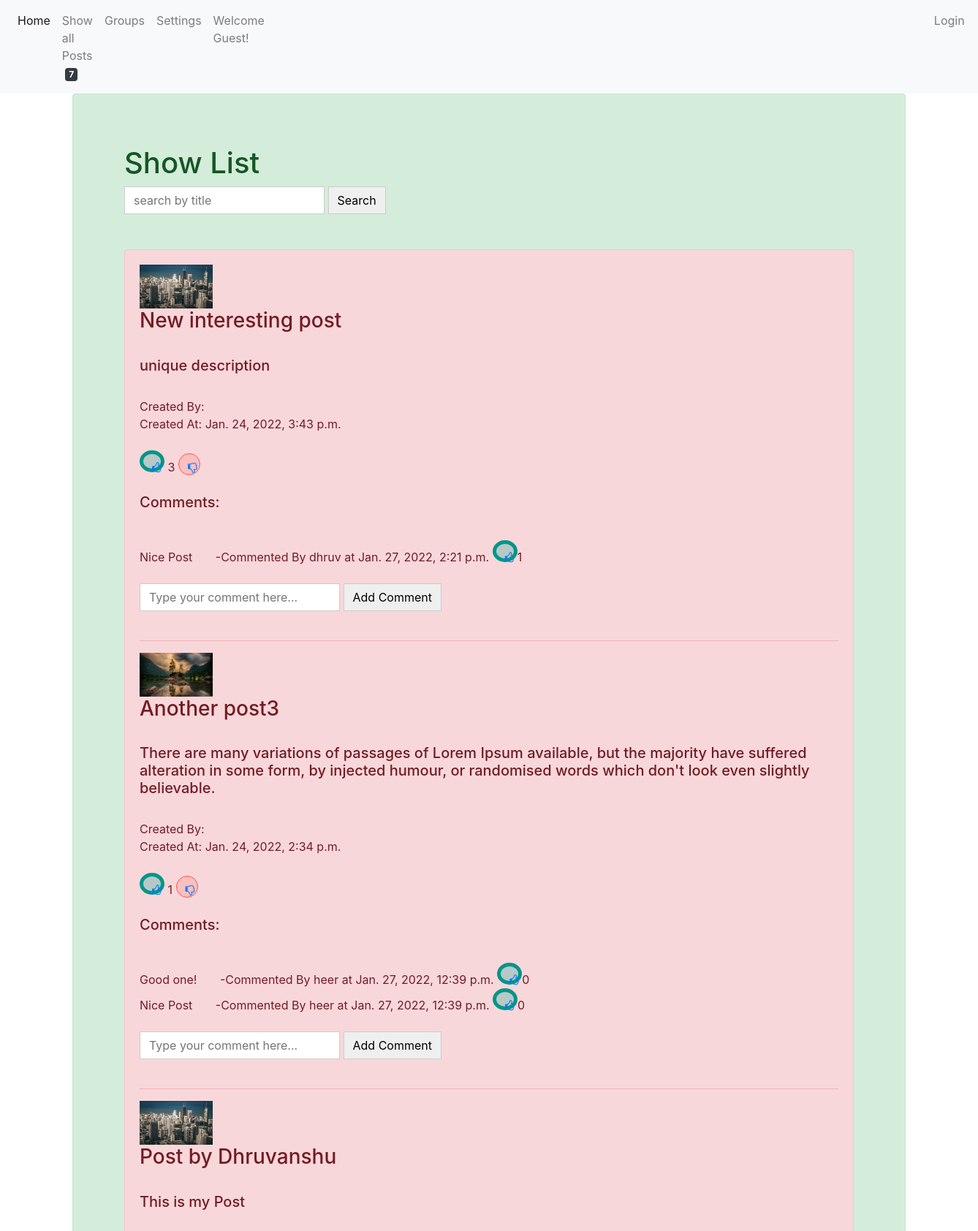
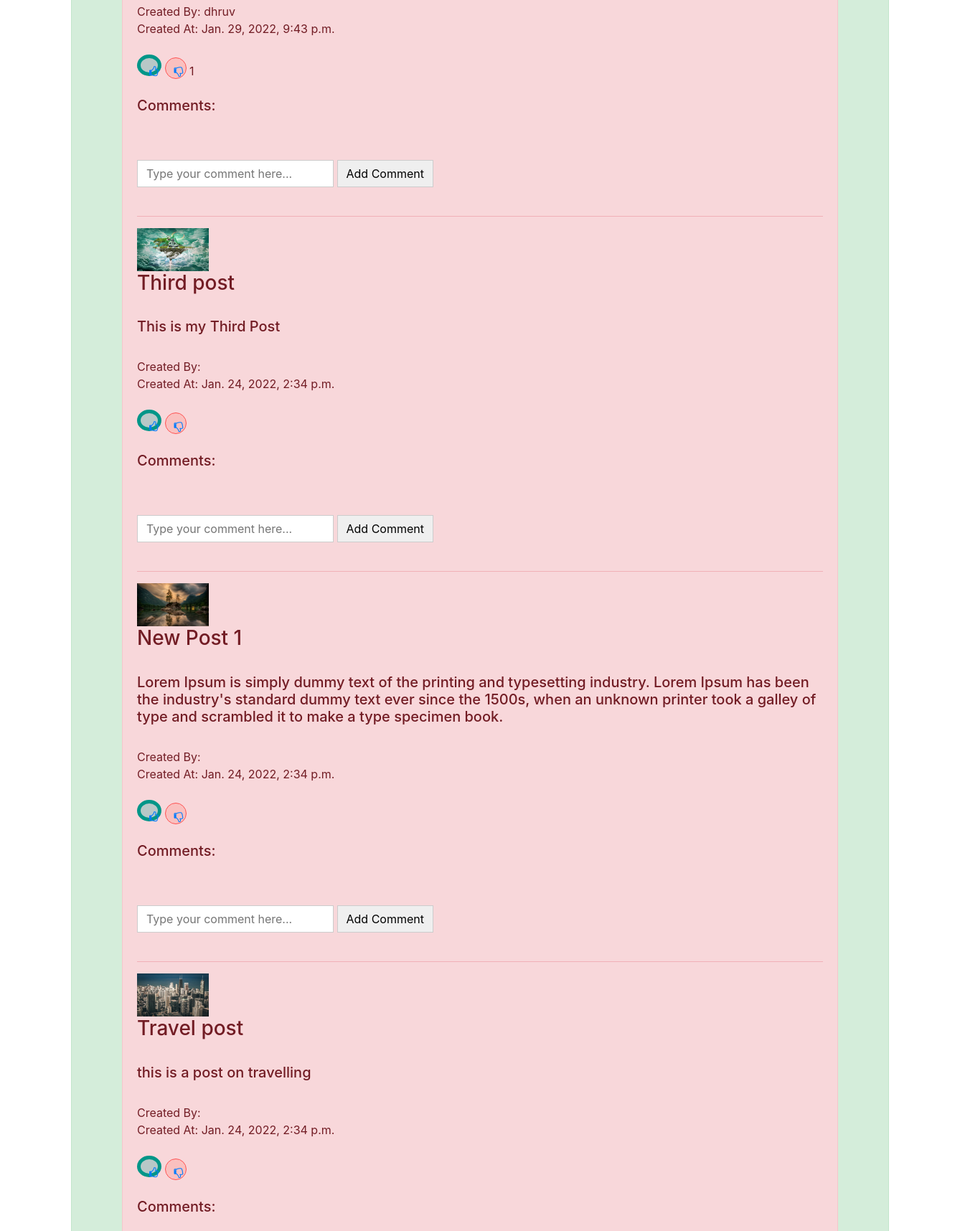
The app's page /showlist/ (upper part) with its own data (2 pictures, top to bottom).
### posts/models.py (models this page shows, shortened)
class DateTimemixin(models.Model):
    created_at = models.DateTimeField(auto_now_add=True, null=True, blank=True)
    updated_at = models.DateTimeField(auto_now=True, null=True, blank=True)
    class Meta:
        abstract = True

class Post(DateTimemixin):
    group_key = models.ForeignKey("Group", on_delete=models.CASCADE, blank=True, null=True)
    is_group = models.BooleanField(default=False)
    user_key = models.ForeignKey(User, on_delete=models.CASCADE, blank=True, null = True)
    category_key = models.ManyToManyField(PostCategory,  blank=True)
    title = models.CharField(max_length=100)
    description = models.CharField(max_length=250)
    thumbnail = models.ImageField(upload_to = 'photos/')
    slug = models.SlugField(null=True, blank=True)
    like_key = models.ManyToManyField(User, blank = True, related_name='like_user')
    dislike_key = models.ManyToManyField(User, blank = True, related_name='dislike_user')

class Comment(DateTimemixin):
    post_key = models.ForeignKey(Post, on_delete=models.CASCADE, null = True, blank=True)
    comment = models.TextField()
    created_by = models.ForeignKey(User, on_delete=models.CASCADE, null = True, blank=True)
    liked_by = models.ManyToManyField(User, blank=True, related_name='liked_user')

### posts/views.py (the view)
# urls.py: path('showlist/', views.showlist, name="showlist"),
def showlist(request):
    from django.db.models import Count
    if request.method == 'POST':
        query = request.POST["q"]
        post_data = Post.objects.filter(title__startswith = query, is_group = False).annotate(like_count = Count('like_key')).order_by('-like_count','-created_at')
    else:
        post_data = Post.objects.filter(is_group = False).annotate(like_count = Count('like_key')).order_by('-like_count','-created_at')
    total_count = Post.objects.filter(is_group = False).count()
    comment_data = Comment.objects.all().annotate(like_count = Count('liked_by')).order_by('-like_count','-created_at')
    context = {
         'post_data':post_data,
         "total_count":total_count,
         "comment_data":comment_data,
    }
    return render(request, "showlist.html", context)

### templates/showlist.html (shortened to what this page needs)
{% extends 'base.html' %}
{% load static %}
{% block content %}
<div class="container alert alert-success" style="padding: 70px;">
    <h1>Show List</h1>
    <form action="{% url 'showlist' %}" method="POST">
        <input type="text" name="q" placeholder="search by title">
        <button type="submit">Search</button><br>
    </form>
    <br>
    <br>
    <div class="container alert alert-danger" style="padding: 20px;">
        {% for post in post_data %}
            <img src="{{ post.thumbnail.url }}" width="100" height="60"><br>
            <h3>{{post.title}}</h3><br>
            <h5>{{post.description}}</h5><br>
            Created By: {{post.user_key.username}}<br>
            Created At: {{post.created_at}}<br><br>
            <button class="like">
                <a href="{% url 'likeview' post.id  %}"><i class="fa fa-thumbs-o-up" aria-hidden="true"> </i></a>
            </button>
            {% if post.like_key.all.count != 0 %}
            {{post.like_key.all.count}}
            {% endif %}
            <button class="dislike">
                <a href="{% url 'dislikeview' post.id  %}"><i class="fa fa-thumbs-o-down" aria-hidden="true"></i></a>
            </button>
            {% if post.dislike_key.all.count != 0 %}
                {{post.dislike_key.all.count}}
            {% endif %}
            <br><br>
            <h5><label>Comments: </label></h5><br>
            {% for comment in comment_data %}
            {% if comment.post_key.id == post.id %}
                <div>{{ comment.comment }}<span>&nbsp;&nbsp;&nbsp;&nbsp;&nbsp;&nbsp; -Commented By {{comment.created_by}} at {{comment.created_at}} </span> <button class="like">
                    <a href="{% url 'commentlike' comment.id  %}"><i class="fa fa-thumbs-o-up" aria-hidden="true"> </i></a>
                </button>{{comment.liked_by.all.count}}</div>
            {% endif %}
            {% endfor %}
            <br>
            {% if not request.user in  post.user_key.restrictusercomment.restrict_user_key.all %}
            <form method="POST" action="{% url 'comment' post.id %}">
                <input type="text" name="comment" placeholder="Type your comment here...">
                <button type="submit">Add Comment</button>
            </form><br>
            {% endif %}
            <hr>
        {% endfor %}
    </div>
</div>
{% endblock content %}

### static/css/style.css (style rules this page uses)
button.like { width: 30px; height: 30px; margin: 0 auto; line-height: 25px; border-radius: 50%; color: rgba(0,150,136 ,1); background-color:rgba(38,166,154 ,0.3); border-color: rgba(0,150,136 ,1); border-width: 5px; font-size: 15px; }
button.dislike { width: 30px; height: 30px; margin: 0 auto; line-height: 25px; border-radius: 50%; color: rgba(255,82,82 ,1); background-color: rgba(255,138,128 ,0.3); border-color: rgba(255,82,82 ,1); border-width: 1px; font-size: 15px; }

### templates/base.html (style rules this page uses)
input[type='text'] { border: 1px solid #ccc; display: inline-block; padding: 6px 12px; cursor: pointer; }
button { border: 1px solid #ccc; display: inline-block; padding: 6px 12px; cursor: pointer; }

### records on screen
Post: thumbnail (picture), title "New interesting post", description "unique description", created_at "Jan. 24, 2022, 3:43 p.m.", like_key.all.count "3"
Comment: comment "Nice Post", created_by "dhruv", created_at "Jan. 27, 2022, 2:21 p.m.", liked_by.all.count "1"
Post: thumbnail (picture), title "Another post3", description "There are many variations of passages of Lorem Ipsum available, but the majority have suffered alteration in some form, by injected humour, or randomised words which don't look even slightly believable.", created_at "Jan. 24, 2022, 2:34 p.m.", like_key.all.count "1"
Comment: comment "Good one!", created_by "heer", created_at "Jan. 27, 2022, 12:39 p.m.", liked_by.all.count "0"
Comment: comment "Nice Post", created_by "heer", created_at "Jan. 27, 2022, 12:39 p.m.", liked_by.all.count "0"
Post: thumbnail (picture), title "Post by Dhruvanshu", description "This is my Post", user_key.username "dhruv", created_at "Jan. 29, 2022, 9:43 p.m.", dislike_key.all.count "1"
Post: thumbnail (picture), title "Third post", description "This is my Third Post", created_at "Jan. 24, 2022, 2:34 p.m."
Post: thumbnail (picture), title "New Post 1", description "Lorem Ipsum is simply dummy text of the printing and typesetting industry. Lorem Ipsum has been the industry's standard dummy text ever since the 1500s, when an unknown printer took a galley of type and scrambled it to make a type specimen book.", created_at "Jan. 24, 2022, 2:34 p.m."
Post: thumbnail (picture), title "Travel post", description "this is a post on travelling", created_at "Jan. 24, 2022, 2:34 p.m."

### other values on screen
{{ total_count }} "7"
